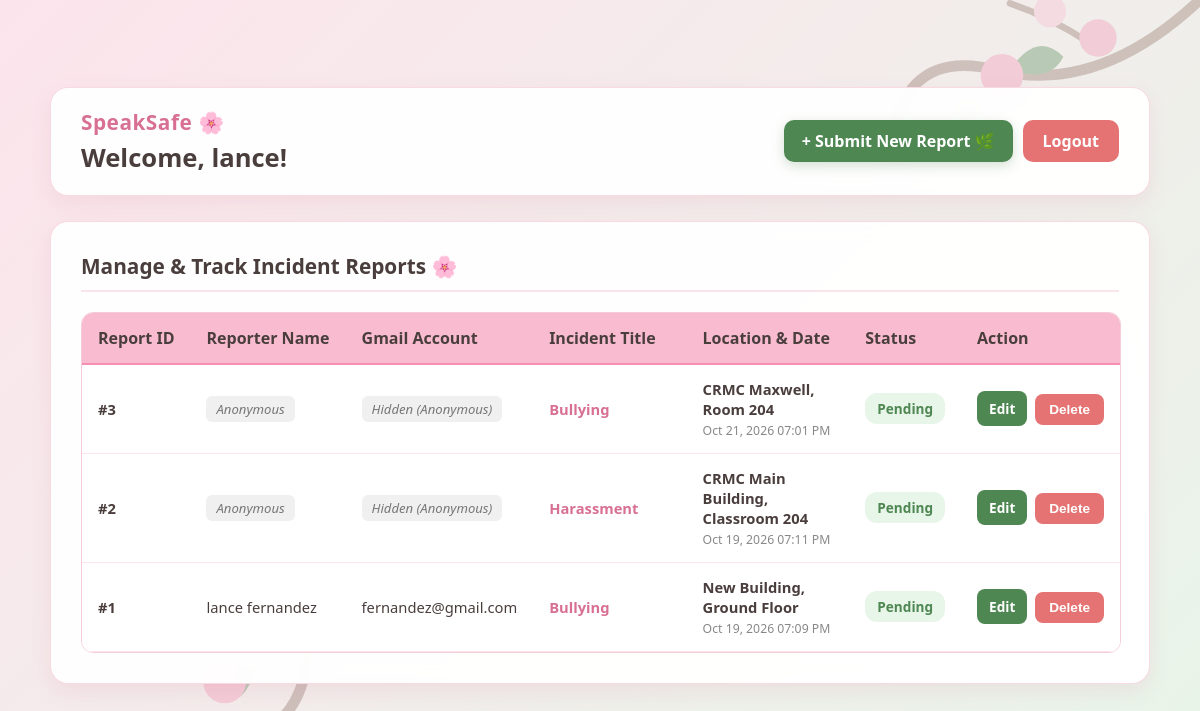
/dashboard.php (signed in), run on the app's committed database.
### tables this page shows
CREATE TABLE `incidents_reports` (
  `report_id` int(11) NOT NULL,
  `user_id` int(11) NOT NULL,
  `title` varchar(150) NOT NULL,
  `description` text NOT NULL,
  `location` varchar(100) NOT NULL,
  `incident_date` datetime NOT NULL,
  `is_anonymous` tinyint(1) DEFAULT 0,
  `status` enum('Pending','Under Review','Resolved') DEFAULT 'Pending',
  `created_at` timestamp NOT NULL DEFAULT current_timestamp()
);

CREATE TABLE `users` (
  `user_id` int(11) NOT NULL,
  `first_name` varchar(50) NOT NULL,
  `last_name` varchar(50) NOT NULL,
  `email` varchar(100) NOT NULL,
  `password` varchar(255) NOT NULL,
  `role` enum('student','admin','council') DEFAULT 'student',
  `created_at` timestamp NOT NULL DEFAULT current_timestamp()
);

### dashboard.php (the view, shortened to what this page needs)
<?php
require_once 'config/db.php';
$user_id = $_SESSION['user_id'];
$user_role = $_SESSION['role'] ?? 'student';
if ($user_role === 'admin' || $user_role === 'council') {
    $query = "SELECT r.*, u.first_name, u.last_name, u.email FROM incidents_reports r JOIN users u ON r.user_id = u.user_id ORDER BY r.created_at DESC";
    $stmt = $pdo->query($query);
} else {
    $query = "SELECT r.*, u.first_name, u.last_name, u.email FROM incidents_reports r JOIN users u ON r.user_id = u.user_id WHERE r.user_id = ? ORDER BY r.created_at DESC";
    $stmt = $pdo->prepare($query);
    $stmt->execute([$user_id]);
}
$reports = $stmt->fetchAll();
?>
<!DOCTYPE html>
<html lang="en">
<head>
    <link rel="stylesheet" href="assets/css/styles.php">
</head>
<body>
<div class="dashboard-container">
    <div class="header-card">
        <div>
            <div style="font-size: 1.3rem; font-weight: 800; color: #d87093; letter-spacing: 0.5px; margin-bottom: 4px;">
                SpeakSafe 🌸
            </div>
            <h2>Welcome, <?php echo htmlspecialchars($_SESSION['first_name']); ?>!</h2>
        </div>
        <div class="header-actions">
            <a href="submit_report.php" class="btn-create-report">+ Submit New Report 🌿</a>
            <a href="auth/logout.php" class="btn-logout">Logout</a>
        </div>
    </div>
    <div class="card">
        <h3>Manage & Track Incident Reports 🌸</h3>
        <div class="table-responsive">
            <table class="custom-table">
                <thead>
                    <tr>
                        <th style="width: 8%;">Report ID</th>
                        <th style="width: 15%;">Reporter Name</th>
                        <th style="width: 18%;">Gmail Account</th>
                        <th style="width: 25%;">Incident Title</th>
                        <th style="width: 18%;">Location & Date</th>
                        <th style="width: 10%;">Status</th>
                        <th style="width: 10%;">Action</th>
                    </tr>
                </thead>
                <tbody>
                    <?php if (count($reports) > 0): ?>
                        <?php foreach ($reports as $row): ?>
                        <tr>
                            <td><strong>#<?php echo $row['report_id']; ?></strong></td>
                            <td>
                                <?php
                                if ($row['is_anonymous'] == 1) {
                                    echo "<span class='badge-anonymous'>Anonymous</span>";
                                } else {
                                    echo htmlspecialchars($row['first_name'] . ' ' . $row['last_name']);
                                }
                                ?>
                            </td>
                            <td>
                                <?php
                                if ($row['is_anonymous'] == 1) {
                                    echo "<span class='badge-anonymous'>Hidden (Anonymous)</span>";
                                } else {
                                    echo htmlspecialchars($row['email']);
                                }
                                ?>
                            </td>
                            <td>
                                <a href="view_report.php?id=<?php echo $row['report_id']; ?>" class="report-title-link">
                                    <?php echo htmlspecialchars($row['title']); ?>
                                </a>
                            </td>
                            <td>
                                <strong><?php echo htmlspecialchars($row['location']); ?></strong><br>
                                <small style="color: #888;"><?php echo date("M d, Y h:i A", strtotime($row['incident_date'])); ?></small>
                            </td>
                            <td><span class="badge-status"><?php echo htmlspecialchars($row['status']); ?></span></td>
                            <td class="action-cell">
                                <?php if ($user_role === 'admin' || $user_role === 'council' || $row['user_id'] == $user_id): ?>
                                    <a href="edit_report.php?id=<?php echo $row['report_id']; ?>" class="btn-edit">Edit</a>
                                    <a href="dashboard.php?delete_id=<?php echo $row['report_id']; ?>" onclick="return confirm('Are you sure you want to delete this report?');">
                                        <button class="btn-delete" type="button">Delete</button>
                                    </a>
                                <?php endif; ?>
                            </td>
                        </tr>
                        <?php endforeach; ?>
                    <?php endif; ?>
                </tbody>
            </table>
        </div>
    </div>
</div>
</body>
</html>

### dashboard.php (style rules this page uses)
.report-title-link { color: #d87093; font-weight: 700; text-decoration: none; transition: color 0.2s ease; }
.btn-edit { background-color: var(--accent-green) !important; color: white !important; padding: 8px 12px !important; border-radius: 8px !important; font-size: 0.85rem !important; font-weight: bold !important; text-decoration: none !important; display: inline-block; margin-right: 4px; }
.btn-create-report { background-color: var(--accent-green) !important; color: white !important; padding: 10px 18px !important; border-radius: 10px !important; font-weight: bold !important; text-decoration: none !important; display: inline-block; box-shadow: 0 4px 12px rgba(78, 135, 82, 0.25); transition: background 0.3s ease; margin-right: 10px; }
.header-actions { display: flex; align-items: center; }
.action-cell { white-space: nowrap; }

### data on the page
incidents_reports: report_id "3", is_anonymous "Anonymous", title "Bullying", location "CRMC Maxwell, Room 204", incident_date "Oct 21, 2026 07:01 PM", status "Pending"
incidents_reports: report_id "2", is_anonymous "Anonymous", title "Harassment", location "CRMC Main Building, Classroom 204", incident_date "Oct 19, 2026 07:11 PM", status "Pending"
incidents_reports: report_id "1", user.last_name "lance fernandez", user.email "fernandez@gmail.com", title "Bullying", location "New Building, Ground Floor", incident_date "Oct 19, 2026 07:09 PM", status "Pending"

### other printed values
$_SESSION['first_name'] "lance"
